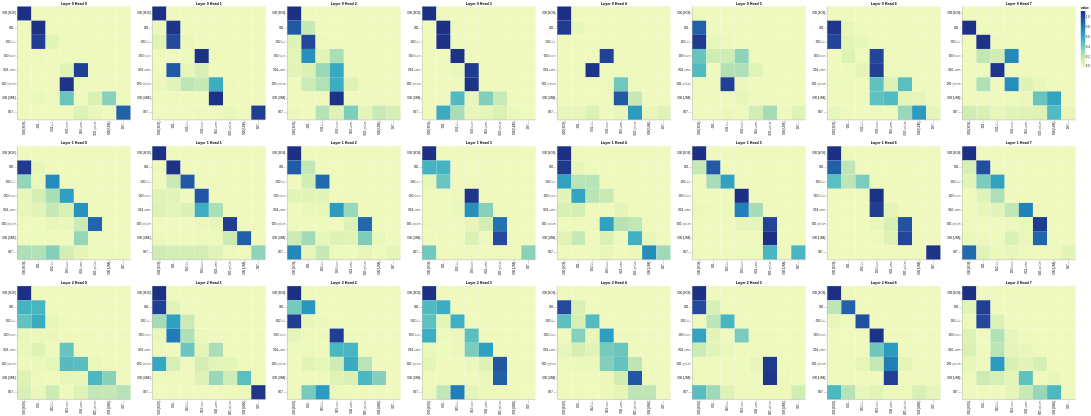

Source (notebook cell):
### Code cell
# Decoder self-attention
get_all_attention_maps("decoder", layers, heads, decoder_input_tokens, decoder_input_tokens, min(20, sentence_len))
